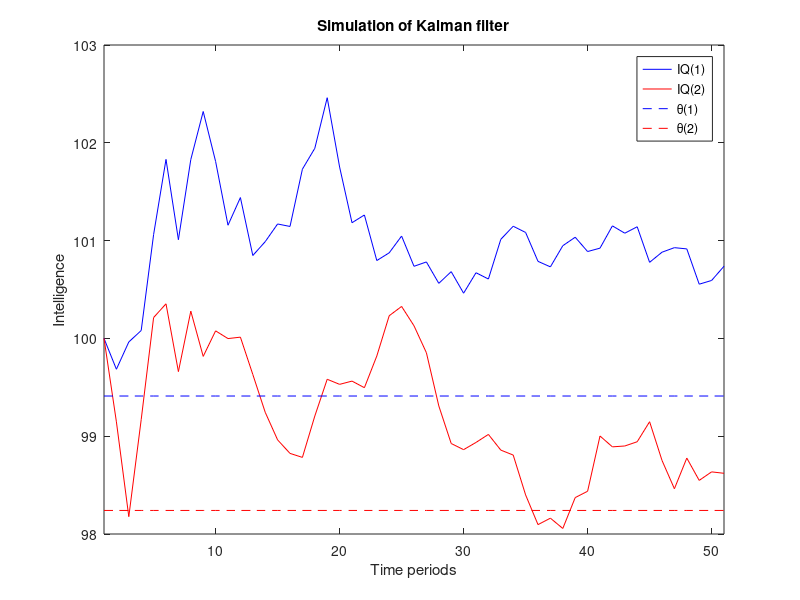

This figure's MATLAB source: (Note: this script raises an error after producing the figure.)
%% Macro I, Problem Set 3
% Fatima & Johanna 

clear all
clc

%% Exercise 1

% Parameters
n = 10;             % number of draws
t = 51;             % time
x_0_hat = 100;      % initial guess of theta: mean
sigma_0 = 10;       % initial guess of theta: variance
R = 100;            % variance of error term in signal eq

% Generating random draws
theta = x_0_hat + sqrt(sigma_0).*randn(n, 1);
v = sqrt(R).*randn(n,t);

% Initialize path matrices

x_hat = zeros(n,t);     % initialize matrix for IQ_t
x_hat(:, 1) = x_0_hat;  % start at IQ_0
sigma = zeros(n,t);     % initialize matrix Sigma_t
sigma(:,1) = sigma_0;   % start at Sigma_0

y = theta* ones(1,t) + v;   % Signal variable: test scores

for i = 1:n     % for each random draw
    for j = 2:t % for each time
        x_hat(i,j) = (sigma(i,j-1)/(R + sigma(i,j-1))) * y(i,j-1) + ...
            (R/(R + sigma(i,j-1))) * x_hat(i,j-1);
        sigma(i,j) = (R*sigma(i,j-1)/(R + sigma(i,j-1)));
    end 
end

figure (1)
plot(1:t, x_hat(1,:), 'b-', 1:t, x_hat(2,:), 'r-', ...
    1:t, theta(1)*ones(1,t), 'b--', 1:t, theta(2)*ones(1, t),'r--')
xlabel('Time periods')
ylabel('Intelligence')
title('Simulation of Kalman filter')
legend('IQ(1)', 'IQ(2)', '\theta(1)', '\theta(2)', 'Location', 'Best')
xlim([1 t])

%% Exercise 2
clear all

excelDates = xlsread('A191RL1A225NBEA.xls', 'A2:B69');
matlabDates = datenum('30-Dec-1899') + excelDates(:,1);
mydata = matlabDates + zeros(length(excelDates),2);
mydata(:, 2) = excelDates(:,2);

% Part 1
% Plotting the actual GDP growth rate
figure(2)
plot(mydata(:,1), mydata(:,2))
dateFormat=10;
datetick('x', dateFormat)
xlabel('Time')
title('Observed GDP growth rate')
ylabel('Annual percentage change')
xlim([711128, 735600])

% Part 2

% Parameters
t = length(mydata);                 % time
x_hat_zero = 2;                     % initial guess: mean
sigma_0 = 2;                        % initial guess: variance
sigma_nu = [0.01, 0.01, 0.0001];    % variance of error term in state eq
sigma_eps = [0.01, 0.0001, 0.01];   % variance of error term in signal eq

% Initialize path matrices
x_hat = zeros(t, length(sigma_nu));
x_hat(1,:) = x_hat_zero;
sigma = zeros(t, length(sigma_nu));
sigma(1,:) = sigma_0;

for i = 1:length(sigma_nu)
    for j = 2:t
        x_hat(j,i)=(sigma(j-1,i)/(sigma_eps(i)+sigma(j-1,i)))*mydata(j-1,2)...
            + (sigma_eps(i)/(sigma_eps(i) + sigma(j-1,i))) * x_hat(j-1,i);
        sigma(j,i) = sigma_nu(i) + (sigma_eps(i) * sigma(j-1, i)/...
            (sigma_eps(i) + sigma(j-1,i)));
    end
end

figure(3)
plot(mydata(:,1), mydata(:,2), mydata(:,1), x_hat(:,1), ...
    mydata(:,1), x_hat(:,2), mydata(:,1), x_hat(:,3))
dateFormat=10;
datetick('x', dateFormat)
xlabel('Time')
title('GDP growth rate')
ylabel('Annual percentage change')
legend('Observed', '\sigma_\epsilon^2 = \sigma_\nu^2 = 10^{-2}',...
    '\sigma_\epsilon^2 = 10^{-4}, \sigma_\nu^2 = 10^{-2}', ...
    '\sigma_\epsilon^2 = 10^{-2}, \sigma_\nu^2 = 10^{-4}', 'Location', 'Best')
xlim([711128, 735600])
